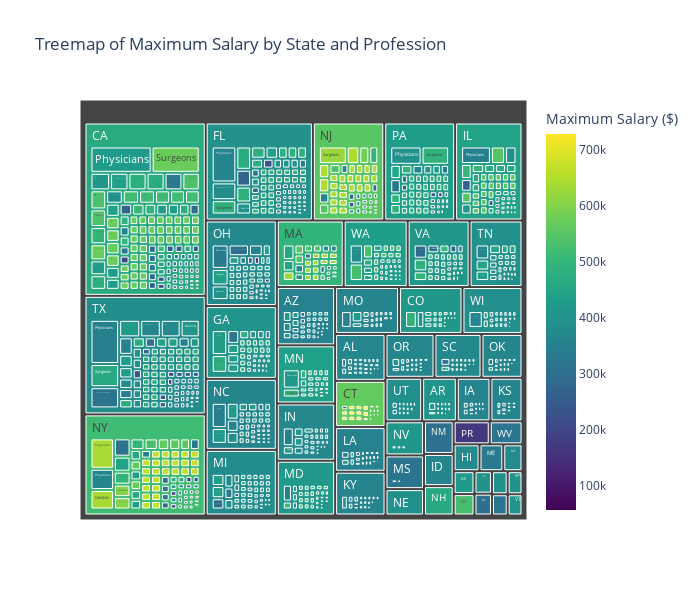

Notebook source saved alongside this figure:
### Code cell
fig = px.treemap(df2, 
                 path=["state", "occupation_w_max_wage"],
                 values="max_wage", 
                 title="Treemap of Maximum Salary by State and Profession",  
                 color="max_wage",
                 color_continuous_scale="Viridis",
                 width=700, 
                 height=600, 
                 labels={"state": "State", 
                         "occupation_w_max_wage": "Occupation", 
                         "max_wage": "Maximum Salary ($)"})  

fig.show()

### Figure 1 — Plotly figure (JSON) as saved in the notebook; plotly's stock layout.template omitted (floating-point values rounded to 4 significant figures; data arrays with more than 128 entries replaced by an {"elided": "..."} marker saying what was removed)
{"data": [{"branchvalues": "total", "customdata": {"elided": "1522x1 float values"}, "domain": {"x": [0, 1], "y": [0, 1]}, "hovertemplate": "labels=%{label}<br>max_wage_sum=%{value}<br>parent=%{parent}<br>id=%{id}<br>Maximum Salary ($)=%{color}<extra></extra>", "ids": {"elided": "1522 str values"}, "labels": {"elided": "1522 str values"}, "marker": {"coloraxis": "coloraxis", "colors": {"elided": "1522 float values"}}, "name": "", "parents": {"elided": "1522 str values"}, "type": "treemap", "values": {"elided": "1522 float values"}}], "layout": {"coloraxis": {"colorbar": {"title": {"text": "Maximum Salary ($)"}}, "colorscale": [[0, "#440154"], [0.1111, "#482878"], [0.2222, "#3e4989"], [0.3333, "#31688e"], [0.4444, "#26828e"], [0.5556, "#1f9e89"], [0.6667, "#35b779"], [0.7778, "#6ece58"], [0.8889, "#b5de2b"], [1, "#fde725"]]}, "height": 600, "legend": {"tracegroupgap": 0}, "title": {"text": "Treemap of Maximum Salary by State and Profession"}, "width": 700}}
